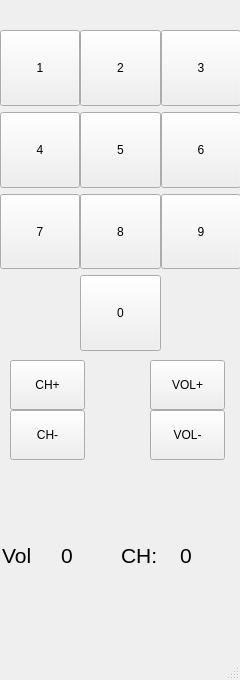
<?xml version="1.0" encoding="UTF-8"?>
<ui version="4.0">
 <class>MainWindow</class>
 <widget class="QMainWindow" name="MainWindow">
  <property name="geometry">
   <rect>
    <x>0</x>
    <y>0</y>
    <width>240</width>
    <height>680</height>
   </rect>
  </property>
  <property name="sizePolicy">
   <sizepolicy hsizetype="Fixed" vsizetype="Fixed">
    <horstretch>0</horstretch>
    <verstretch>0</verstretch>
   </sizepolicy>
  </property>
  <property name="minimumSize">
   <size>
    <width>240</width>
    <height>680</height>
   </size>
  </property>
  <property name="maximumSize">
   <size>
    <width>240</width>
    <height>680</height>
   </size>
  </property>
  <property name="windowTitle">
   <string>MainWindow</string>
  </property>
  <widget class="QWidget" name="centralwidget">
   <widget class="QWidget" name="gridLayoutWidget">
    <property name="geometry">
     <rect>
      <x>0</x>
      <y>30</y>
      <width>241</width>
      <height>321</height>
     </rect>
    </property>
    <layout class="QGridLayout" name="gridLayout">
     <property name="sizeConstraint">
      <enum>QLayout::SetDefaultConstraint</enum>
     </property>
     <property name="horizontalSpacing">
      <number>0</number>
     </property>
     <item row="3" column="0">
      <widget class="QPushButton" name="p4">
       <property name="sizePolicy">
        <sizepolicy hsizetype="Expanding" vsizetype="Expanding">
         <horstretch>0</horstretch>
         <verstretch>0</verstretch>
        </sizepolicy>
       </property>
       <property name="text">
        <string>4</string>
       </property>
      </widget>
     </item>
     <item row="0" column="1">
      <widget class="QPushButton" name="p2">
       <property name="sizePolicy">
        <sizepolicy hsizetype="Expanding" vsizetype="Expanding">
         <horstretch>0</horstretch>
         <verstretch>0</verstretch>
        </sizepolicy>
       </property>
       <property name="text">
        <string>2</string>
       </property>
      </widget>
     </item>
     <item row="3" column="2">
      <widget class="QPushButton" name="p6">
       <property name="sizePolicy">
        <sizepolicy hsizetype="Expanding" vsizetype="Expanding">
         <horstretch>0</horstretch>
         <verstretch>0</verstretch>
        </sizepolicy>
       </property>
       <property name="text">
        <string>6</string>
       </property>
      </widget>
     </item>
     <item row="6" column="1">
      <widget class="QPushButton" name="p8">
       <property name="sizePolicy">
        <sizepolicy hsizetype="Expanding" vsizetype="Expanding">
         <horstretch>0</horstretch>
         <verstretch>0</verstretch>
        </sizepolicy>
       </property>
       <property name="text">
        <string>8</string>
       </property>
      </widget>
     </item>
     <item row="0" column="0">
      <widget class="QPushButton" name="p1">
       <property name="sizePolicy">
        <sizepolicy hsizetype="Expanding" vsizetype="Expanding">
         <horstretch>0</horstretch>
         <verstretch>0</verstretch>
        </sizepolicy>
       </property>
       <property name="text">
        <string>1</string>
       </property>
      </widget>
     </item>
     <item row="6" column="2">
      <widget class="QPushButton" name="p9">
       <property name="sizePolicy">
        <sizepolicy hsizetype="Expanding" vsizetype="Expanding">
         <horstretch>0</horstretch>
         <verstretch>0</verstretch>
        </sizepolicy>
       </property>
       <property name="text">
        <string>9</string>
       </property>
      </widget>
     </item>
     <item row="0" column="2">
      <widget class="QPushButton" name="p3">
       <property name="sizePolicy">
        <sizepolicy hsizetype="Expanding" vsizetype="Expanding">
         <horstretch>0</horstretch>
         <verstretch>0</verstretch>
        </sizepolicy>
       </property>
       <property name="text">
        <string>3</string>
       </property>
      </widget>
     </item>
     <item row="3" column="1">
      <widget class="QPushButton" name="p5">
       <property name="sizePolicy">
        <sizepolicy hsizetype="Expanding" vsizetype="Expanding">
         <horstretch>0</horstretch>
         <verstretch>0</verstretch>
        </sizepolicy>
       </property>
       <property name="text">
        <string>5</string>
       </property>
      </widget>
     </item>
     <item row="6" column="0">
      <widget class="QPushButton" name="p7">
       <property name="sizePolicy">
        <sizepolicy hsizetype="Expanding" vsizetype="Expanding">
         <horstretch>0</horstretch>
         <verstretch>0</verstretch>
        </sizepolicy>
       </property>
       <property name="text">
        <string>7</string>
       </property>
      </widget>
     </item>
     <item row="7" column="1">
      <widget class="QPushButton" name="p0">
       <property name="sizePolicy">
        <sizepolicy hsizetype="Expanding" vsizetype="Expanding">
         <horstretch>0</horstretch>
         <verstretch>0</verstretch>
        </sizepolicy>
       </property>
       <property name="text">
        <string>0</string>
       </property>
      </widget>
     </item>
    </layout>
   </widget>
   <widget class="QPushButton" name="pCH1">
    <property name="geometry">
     <rect>
      <x>10</x>
      <y>360</y>
      <width>75</width>
      <height>50</height>
     </rect>
    </property>
    <property name="text">
     <string>CH+</string>
    </property>
   </widget>
   <widget class="QPushButton" name="pCH2">
    <property name="geometry">
     <rect>
      <x>10</x>
      <y>410</y>
      <width>75</width>
      <height>50</height>
     </rect>
    </property>
    <property name="text">
     <string>CH-</string>
    </property>
   </widget>
   <widget class="QPushButton" name="pV1">
    <property name="geometry">
     <rect>
      <x>150</x>
      <y>360</y>
      <width>75</width>
      <height>50</height>
     </rect>
    </property>
    <property name="text">
     <string>VOL+</string>
    </property>
   </widget>
   <widget class="QPushButton" name="pV2">
    <property name="geometry">
     <rect>
      <x>150</x>
      <y>410</y>
      <width>75</width>
      <height>50</height>
     </rect>
    </property>
    <property name="text">
     <string>VOL-</string>
    </property>
   </widget>
   <widget class="QWidget" name="horizontalLayoutWidget">
    <property name="geometry">
     <rect>
      <x>2</x>
      <y>480</y>
      <width>231</width>
      <height>151</height>
     </rect>
    </property>
    <layout class="QHBoxLayout" name="horizontalLayout">
     <item>
      <widget class="QLabel" name="label_3">
       <property name="sizePolicy">
        <sizepolicy hsizetype="Expanding" vsizetype="Expanding">
         <horstretch>0</horstretch>
         <verstretch>0</verstretch>
        </sizepolicy>
       </property>
       <property name="font">
        <font>
         <pointsize>16</pointsize>
        </font>
       </property>
       <property name="text">
        <string>Vol</string>
       </property>
      </widget>
     </item>
     <item>
      <widget class="QLabel" name="label_4">
       <property name="sizePolicy">
        <sizepolicy hsizetype="Expanding" vsizetype="Expanding">
         <horstretch>0</horstretch>
         <verstretch>0</verstretch>
        </sizepolicy>
       </property>
       <property name="font">
        <font>
         <pointsize>16</pointsize>
        </font>
       </property>
       <property name="text">
        <string>0</string>
       </property>
      </widget>
     </item>
     <item>
      <widget class="QLabel" name="label">
       <property name="enabled">
        <bool>true</bool>
       </property>
       <property name="sizePolicy">
        <sizepolicy hsizetype="Expanding" vsizetype="Expanding">
         <horstretch>0</horstretch>
         <verstretch>0</verstretch>
        </sizepolicy>
       </property>
       <property name="font">
        <font>
         <pointsize>16</pointsize>
        </font>
       </property>
       <property name="text">
        <string>CH:</string>
       </property>
      </widget>
     </item>
     <item>
      <widget class="QLabel" name="label_2">
       <property name="sizePolicy">
        <sizepolicy hsizetype="Expanding" vsizetype="Expanding">
         <horstretch>0</horstretch>
         <verstretch>0</verstretch>
        </sizepolicy>
       </property>
       <property name="font">
        <font>
         <pointsize>16</pointsize>
        </font>
       </property>
       <property name="text">
        <string>0</string>
       </property>
      </widget>
     </item>
    </layout>
   </widget>
  </widget>
  <widget class="QMenuBar" name="menubar">
   <property name="geometry">
    <rect>
     <x>0</x>
     <y>0</y>
     <width>240</width>
     <height>21</height>
    </rect>
   </property>
  </widget>
  <widget class="QStatusBar" name="statusbar"/>
 </widget>
 <resources/>
 <connections/>
</ui>
